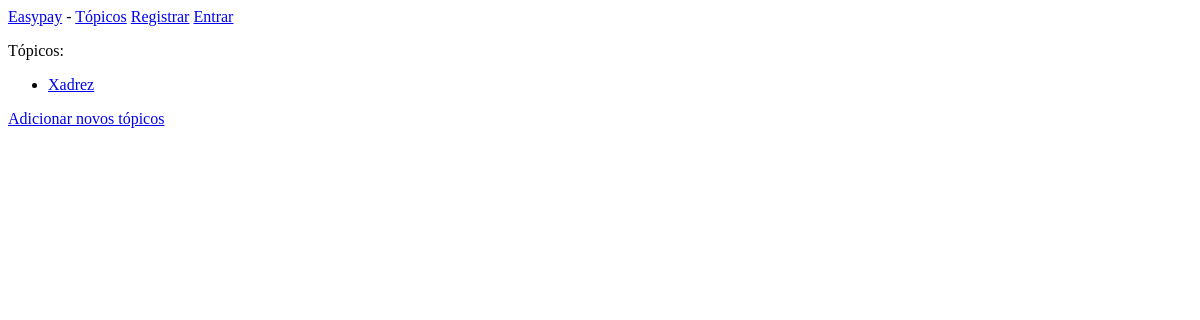
/topics, run on an earlier commit of the app's database.
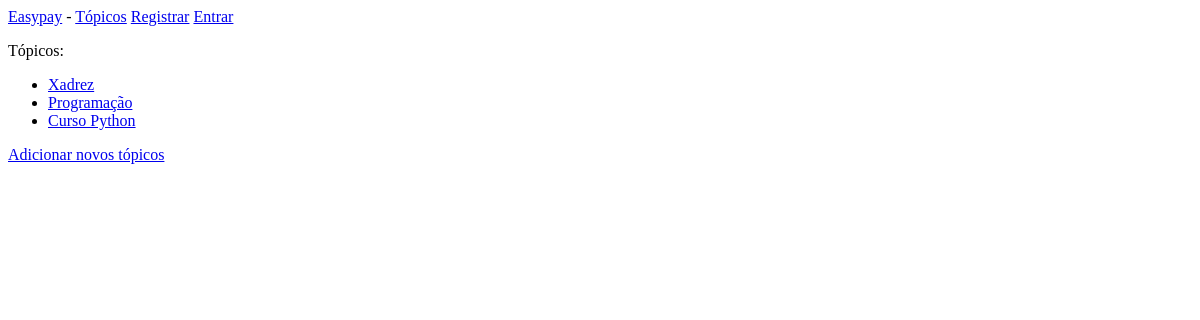
And on a later commit of the database.
### easypays/models.py (models this page shows)
class Topic (models.Model):
    text = models.CharField(max_length=200)
    date_added = models.DateTimeField(auto_now_add=True)
    def __str__(self):
        return self.text

### easypays/views.py (the view)
# urls.py: path('topics', views.topics, name='topics'),
def topics(request):
    topics = Topic.objects.order_by('date_added')
    context = {'topics': topics}
    return render(request, 'easypays/topics.html',context)

### easypays/templates/easypays/topics.html
{% extends "easypays/base.html" %}
{% block content %}
<p>Tópicos:</p>
    <ul>
        {% for topic in topics %}
            <li>
                <a href="{% url 'topic' topic.id %}">{{ topic }}</a>
            </li>
        {% empty %}
            <li>Não há topicos adicionados.</li>
        {% endfor %}
    </ul>
    <a href="{% url 'new_topic' %}">Adicionar novos tópicos</a>
{% endblock content %}

What changed in the data, as far as the page shows it:
added Topic: text "Programação"
added Topic: text "Curso Python"
